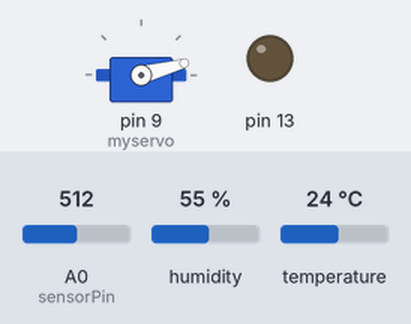
Bench run of a sketch on a simulated Arduino Uno, built with avr-gcc and run on an emulated ATmega328P. On the bench: servo, output pins drawn as LEDs (lit = HIGH). The inputs (shaded band) are chosen by the test bench; at power-on: A0 (sensorPin) = 512, humidity 55 %, temperature 24 °C. What the sketch prints to the serial monitor is not drawn.

Above: at 18.0 s.
18.1 s: A0 (sensorPin) set to 309
At 18.52 s:
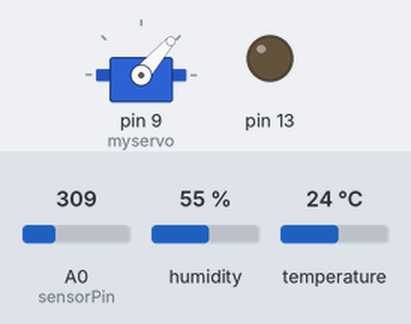
31.4 s: A0 (sensorPin) set to 293
At 37.6 s:
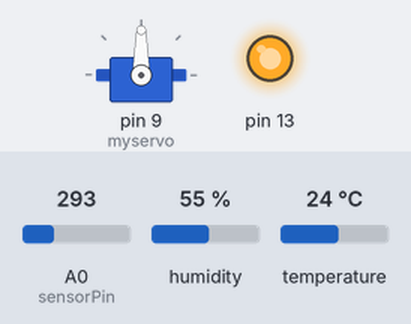
44.7 s: A0 (sensorPin) set to 306
At 55.3 s:
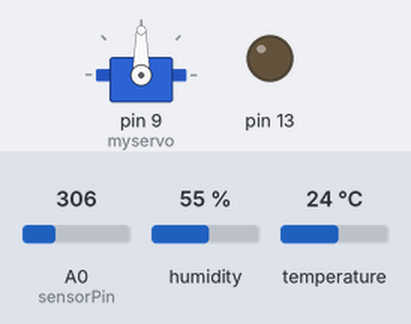
Timing chart, 0 to 62.5 s (numbered marks = the images above; inputs shaded):
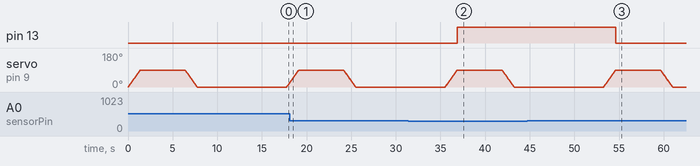

Measured:
- the behaviour switches between 300 and 299 on A0 (sensorPin) (found by bisection; images 1 and 2)
- after the input at 31.4 s, pin 13: LOW → HIGH after 5.5 s
- after the input at 44.7 s, pin 13: HIGH → LOW after 9.9 s
- by itself, servo on pin 9 (myservo): rises from 0° to 90° in 1.4 s, then falls to 0° in 6.4 s

The sketch:

main_v3.ino
```cpp
#include <Servo.h>
#include <DHT.h>;

Servo myservo;  // create servo object to control a servo

int sensorPin = A0;
int sensorValue;
int limit = 300;
int pos = 0;    // variable to store the servo position

#define DHTPIN 7     // what pin we're connected to
#define DHTTYPE DHT22   // DHT 22  (AM2302)
DHT dht(DHTPIN, DHTTYPE); //// Initialize DHT sensor for normal 16mhz Arduino

int chk;
float hum;  //Stores humidity value
float temp; //Stores temperature value

void setup() {
  Serial.begin(9600);
  pinMode(13, OUTPUT);

  dht.begin();
  myservo.attach(9);  // attaches the servo on pin 9 to the servo object
}

void loop() {
  hum = dht.readHumidity();
  temp= dht.readTemperature();

  //Print temp and humidity values to serial monitor
  Serial.print("Humidity: ");
  Serial.print(hum);
  Serial.print(" Temp: ");
  Serial.print(temp);

  for (pos = 0; pos <= 90; pos += 1) { // goes from 0 degrees to 180 degrees
    // in steps of 1 degree
    myservo.write(pos);              // tell servo to go to position in variable 'pos'
    delay(15);                       // waits 15 ms for the servo to reach the position
  }
  sensorValue = analogRead(sensorPin);
  Serial.print(" Soil Moisture: ");
  Serial.print(sensorValue);
  Serial.println("\n");

  if (sensorValue<limit) {
  digitalWrite(13, HIGH);
  }
  else {
  digitalWrite(13, LOW);
  }
  delay(5000);
  for (pos = 90; pos >= 0; pos -= 1) { // goes from 180 degrees to 0 degrees
    myservo.write(pos);              // tell servo to go to position in variable 'pos'
    delay(15);                       // waits 15 ms for the servo to reach the position
  }

  delay(10000);
}
```
